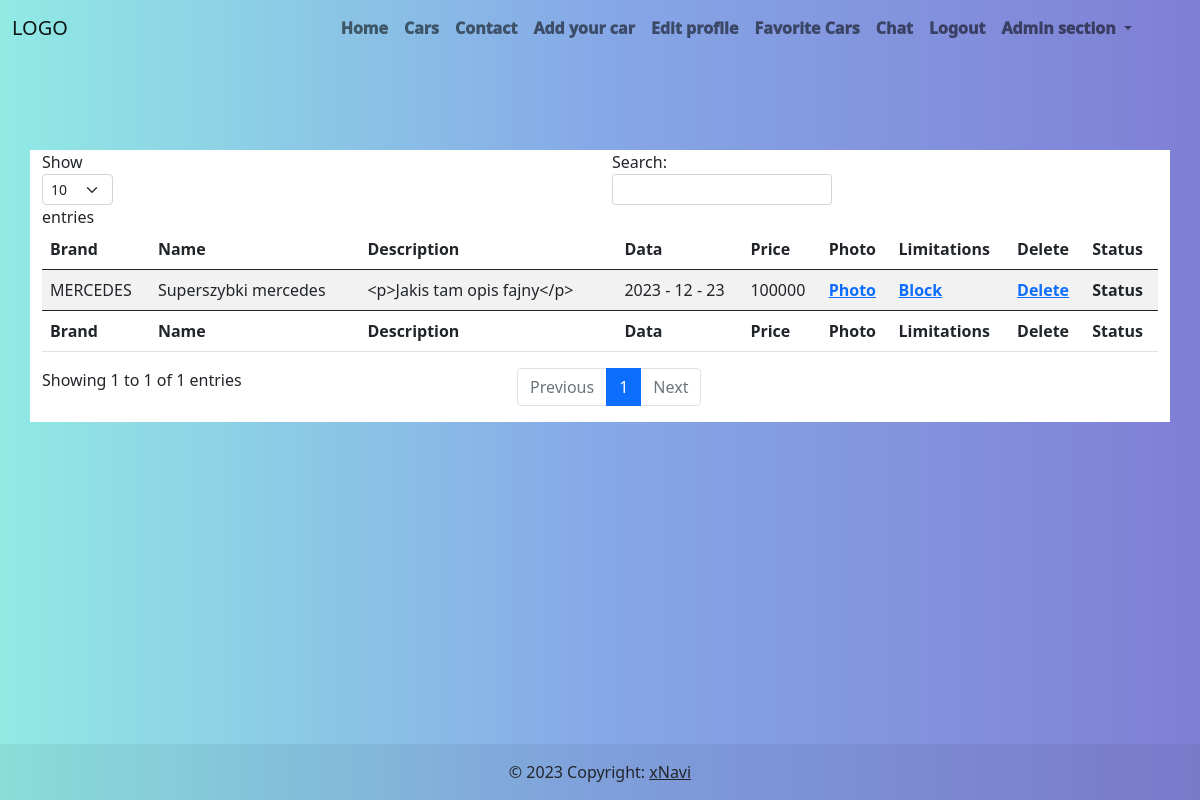
The page /manageAdv (signed in) on the database as committed earlier.
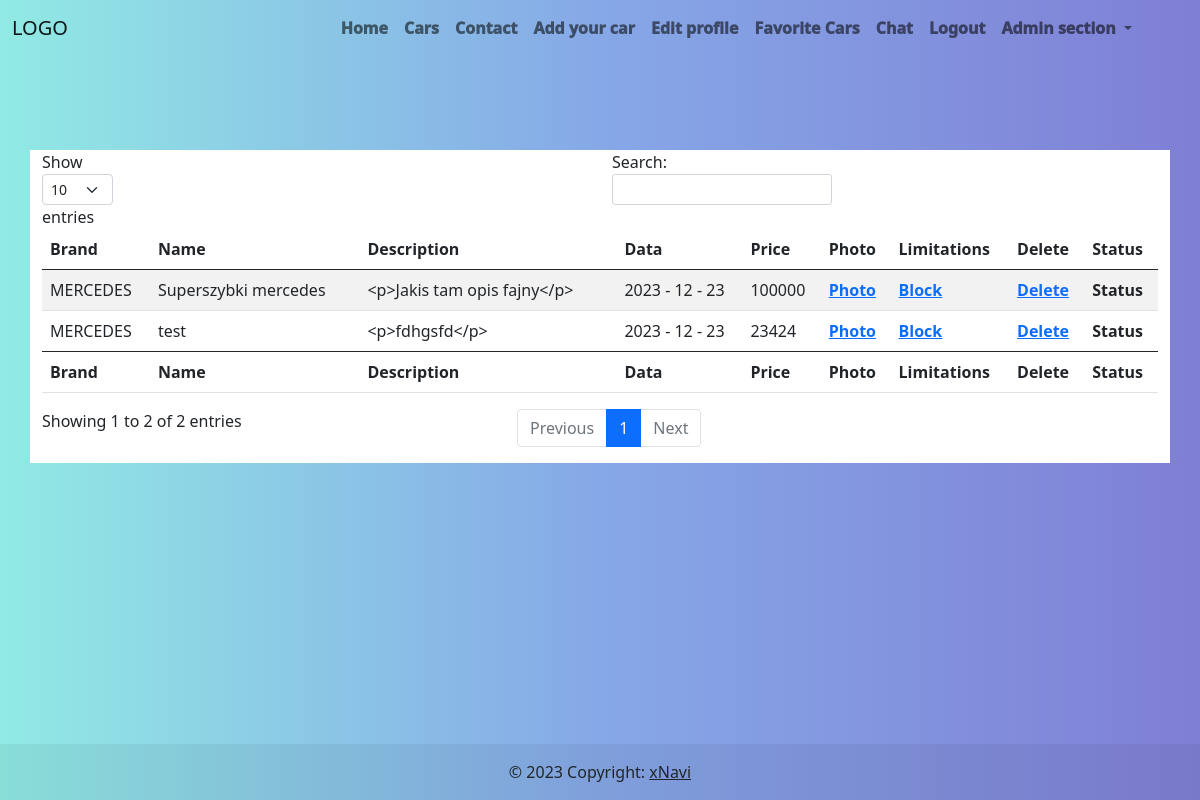
The same page on the database as committed later.
### application.py (models this page shows)
class Advertisement(db.Model):
    __tablename__ = "advertisement"
    id = db.Column(db.Integer, primary_key=True)
    user_id = db.Column(db.Integer, db.ForeignKey("users.id"))
    brand = db.Column(db.String(20), nullable=False)
    name = db.Column(db.String(20), nullable=False)
    description = db.Column(db.String, nullable=False)
    data = db.Column(db.String, nullable=False)
    image_name = db.Column(db.String, nullable=False)
    image = db.Column(db.String, nullable=False)
    image_mimetype = db.Column(db.String, nullable=False)
    price = db.Column(db.String, nullable=False)
    verified = db.Column(db.Integer, nullable=False)
    blocked = db.Column(db.Integer, nullable=False)
    number = db.Column(db.Integer, nullable=False)
    owner = db.relationship("User", back_populates="advertisements")
    favoriteAdvertisements = db.relationship("FavoriteAdvertisement", back_populates="advertisement")

### application.py (the view)
@application.route("/manageAdv")
@adminonly
def manageAdv():
    advertisements = db.session.execute(db.Select(Advertisement).where(Advertisement.verified == 1)).scalars().all()
    return render_template("manageAdv.html", advertisements=advertisements, logged_in=current_user.is_authenticated)

### application.py (called while the page is built)
def adminonly(f):
    @wraps(f)
    def decorator_function(*args, **kwargs):
        if current_user.id == 1:
            return f(*args, **kwargs)
        else:
            return abort(404)
    return decorator_function

@login_manager.user_loader
def load_user(user_id):
    return db.get_or_404(User, user_id)

### templates/manageAdv.html
{% include 'header.html' %}
<div class="container" style="background-color: white; margin-top: 150px;">
    <table id="example" class="table table-striped" style="width:100%">
        <thead>
            <tr>
                <th>Brand</th>
                <th>Name</th>
                <th>Description</th>
                <th>Data</th>
                <th>Price</th>
                <th>Photo</th>
                <th>Limitations</th>
                <th>Delete</th>
                <th>Status</th>
            </tr>
        </thead>
        <tbody>
        {% for advertisement in advertisements %}
            <tr>
                <td>{{advertisement.brand}}</td>
                <td>{{advertisement.name}}</td>
                <td>{{advertisement.description}}</td>
                <td>{{advertisement.data}}</td>
                <td>{{advertisement.price}}</td>
                <th><a href="{{ url_for('checkImage', num=advertisement.id) }}" target="_blank">Photo</a></th>
                {% if advertisement.blocked == 0 %}
                <th><a href="{{ url_for('blockAdv', num=advertisement.id) }}">Block</a></th>
                {% else %}
                <th><a href="{{ url_for('unblockAdv', num=advertisement.id) }}">Unblock</a></th>
                {% endif %}
                <th><a href="{{ url_for('denyAdvm', num=advertisement.id) }}">Delete</a></th>
                <th>Status</th>
            </tr>
        {% endfor %}
        </tbody>
        <tfoot>
            <tr>
                <th>Brand</th>
                <th>Name</th>
                <th>Description</th>
                <th>Data</th>
                <th>Price</th>
                <th>Photo</th>
                <th>Limitations</th>
                <th>Delete</th>
                <th>Status</th>
            </tr>
        </tfoot>
    </table>
</div>
{% include 'footer.html' %}

### templates/header.html (shortened to what this page needs)
<!DOCTYPE html>
<html lang="en">
<head>
</head>
<body>
<!doctype html>
<html lang="en">
  <head>
    <link href="{{ url_for('static', filename='styles.css') }}" rel="stylesheet">
    <link href="https://cdn.jsdelivr.net/npm/bootstrap@5.0.2/dist/css/bootstrap.min.css" rel="stylesheet">
    <link rel="stylesheet" href="https://cdnjs.cloudflare.com/ajax/libs/font-awesome/6.4.0/css/all.min.css">
  </head>
  <body>
    <header class="mb-5 fixed-top">
        <nav class="navbar navbar-expand-lg navbar-light bg-transparent">
              <div class="container-fluid">
                <a class="navbar-brand" href="#">LOGO</a>
                <div class="collapse navbar-collapse justify-content-end mx-5" id="navbarNavDropdown">
                  <ul class="navbar-nav justify-content-end navbarFont">
                    <li class="nav-item">
                      <a class="nav-link" aria-current="page" href="{{ url_for('indexPage') }}">Home</a>
                    </li>
                    <li class="nav-item">
                      <a class="nav-link" href="{{ url_for('carsPage') }}">Cars</a>
                    </li>
                    <li class="nav-item">
                      <a class="nav-link" href="{{ url_for('contact') }}">Contact</a>
                    </li>
                    {% if logged_in %}
                    <li class="nav-item">
                      <a class="nav-link" href="{{ url_for('addAdvertisement') }}">Add your car</a>
                    </li>
                    <li class="nav-item">
                      <a class="nav-link" href="{{ url_for('editProfile') }}">Edit profile</a>
                    </li>
                    <li class="nav-item">
                      <a class="nav-link" href="{{ url_for('favoriteCars') }}">Favorite Cars</a>
                    </li>
                    <li class="nav-item">
                      <a class="nav-link" href="{{ url_for('chat') }}">Chat</a>
                    </li>
                    <li class="nav-item">
                      <a class="nav-link" href="{{ url_for('logoutPage') }}">Logout</a>
                    </li>
                    {% endif %}
                    {% if current_user.id == 1 %}
                    <li class="nav-item dropdown">
                      <a class="nav-link dropdown-toggle" href="#" id="navbarDropdownMenuLink" role="button" data-bs-toggle="dropdown" aria-expanded="false">
                        Admin section
                      </a>
                    </li>
                    {% endif %}
                  </ul>
                </div>
              </div>
            </nav>
    </header>

### templates/footer.html (shortened to what this page needs)
<footer class="bg-body-tertiary text-center text-lg-start fixed-bottom">
  <div class="text-center p-3" style="background-color: rgba(0, 0, 0, 0.05);">
    © 2023 Copyright:
    <a class="text-body" href="https://mdbootstrap.com/">xNavi</a>
  </div>
</footer>
  </body>
</html>

### static/styles.css (style rules this page uses)
body { background: #7F7FD5; background: -webkit-linear-gradient(to right, #91EAE4, #86A8E7, #7F7FD5); background: linear-gradient(to right, #91EAE4, #86A8E7, #7F7FD5) }
.navbarFont { font-weight: 1000; }
:root { --font1: 'Heebo', sans-serif; --font2: 'Fira Sans Extra Condensed', sans-serif; --font3: 'Roboto', sans-serif; --btnbg: #ffcc00; --btnfontcolor: rgb(61, 61, 61); --btnfontcolorhover: rgb(255, 255, 255); --btnbghover: #ffc116; --btnactivefs: rgb(241, 195, 46); --label-index: #960796; --danger-index: #5bc257; --link-color: #000; --link-color-hover: #fff; --bg-content-color: #ffcc00; }
.container-fluid { max-width: 1400px; }
body { background-color: #f4f7f6; margin-top:20px; }

Rows that differ between the two databases and show on the page:
added Advertisement: brand "MERCEDES", name "test", description "<p>fdhgsfd</p>", data "2023 - 12 - 23", price "23424"
Other text that changed with them:
text written by a page script: "Show entries Search: Showing 1 to 1 of 1 entries Previous 1 Next" → "Show entries Search: Showing 1 to 2 of 2 entries Previous 1 Next"
